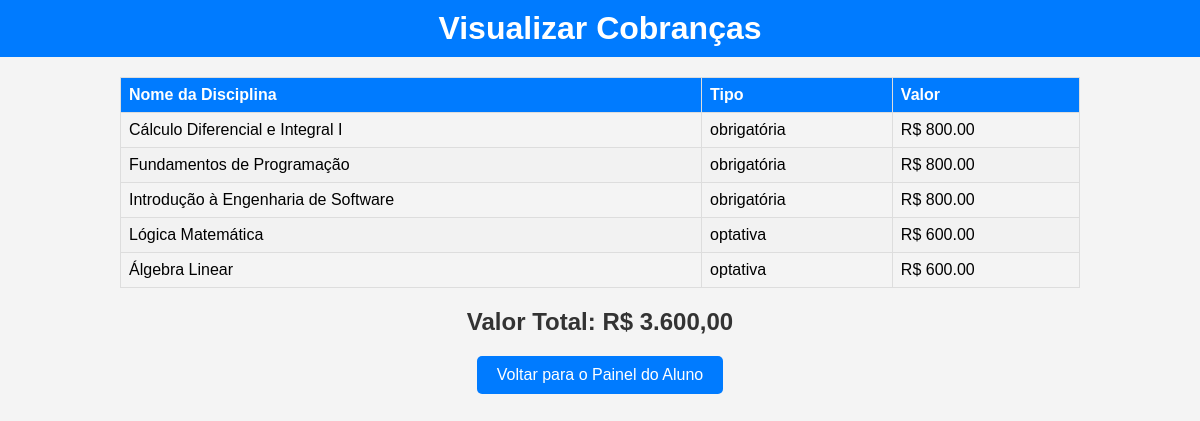
The app's page /views/visualizar_cobrancas.php (signed in) with its own data.
### tables this page shows
CREATE TABLE `disciplinas` (
  `id` int(11) NOT NULL,
  `nome` varchar(100) NOT NULL,
  `creditos` int(11) NOT NULL,
  `curso_id` int(11) DEFAULT NULL,
  `professor_id` int(11) DEFAULT NULL,
  `tipo` enum('obrigatória','optativa') NOT NULL,
  `valor` decimal(10,2) NOT NULL,
  `periodo` int(11) DEFAULT NULL
);

### views/visualizar_cobrancas.php (the view, shortened to what this page needs)
<?php
include_once '../config/conexao.php';
$aluno_id = $_SESSION['id'];
$sql_matriculas = "SELECT d.id, d.nome, d.tipo, d.valor
                   FROM disciplinas d
                   JOIN disciplinas_alunos da ON d.id = da.disciplina_id
                   WHERE da.aluno_id = ?";
$stmt_matriculas = $conn->prepare($sql_matriculas);
$stmt_matriculas->bind_param('i', $aluno_id);
$stmt_matriculas->execute();
$result_matriculas = $stmt_matriculas->get_result();
$total_valor = 0;
?>
<!DOCTYPE html>
<html lang="pt-br">
<head>
</head>
<body>
    <h1>Visualizar Cobranças</h1>
    <table>
        <thead>
            <tr>
                <th>Nome da Disciplina</th>
                <th>Tipo</th>
                <th>Valor</th>
            </tr>
        </thead>
        <tbody>
            <?php
            if ($result_matriculas->num_rows > 0) {
                while ($row = $result_matriculas->fetch_assoc()) {
                    $total_valor += $row['valor'];
                    echo "<tr>
                        <td>{$row['nome']}</td>
                        <td>{$row['tipo']}</td>
                        <td>R$ {$row['valor']}</td>
                    </tr>";
                }
            } else {
                echo "<tr><td colspan='3'>Você não está matriculado em nenhuma disciplina.</td></tr>";
            }
            ?>
        </tbody>
    </table>
    <h2>Valor Total: R$ <?php echo number_format($total_valor, 2, ',', '.'); ?></h2>
    <p><a href="painel_aluno.php">Voltar para o Painel do Aluno</a></p>
</body>
</html>

### views/visualizar_cobrancas.php (style rules this page uses)
body { font-family: Arial, sans-serif; margin: 0; padding: 0; background-color: #f4f4f4; }
h1 { background-color: #007bff; color: white; padding: 10px; text-align: center; margin: 0; }
table { width: 80%; margin: 20px auto; border-collapse: collapse; }
th, td { border: 1px solid #ddd; padding: 8px; text-align: left; }
th { background-color: #007bff; color: white; }
tbody tr:nth-child(even) { background-color: #f2f2f2; }
h2 { text-align: center; color: #333; }
p { text-align: center; }
a { display: inline-block; padding: 10px 20px; color: white; background-color: #007bff; text-decoration: none; border-radius: 5px; }

### records on screen
disciplinas: nome "Cálculo Diferencial e Integral I", tipo "obrigatória", valor "800.00"
disciplinas: nome "Fundamentos de Programação", tipo "obrigatória", valor "800.00"
disciplinas: nome "Introdução à Engenharia de Software", tipo "obrigatória", valor "800.00"
disciplinas: nome "Lógica Matemática", tipo "optativa", valor "600.00"
disciplinas: nome "Álgebra Linear", tipo "optativa", valor "600.00"

### other values on screen
$total_valor "3.600,00"
